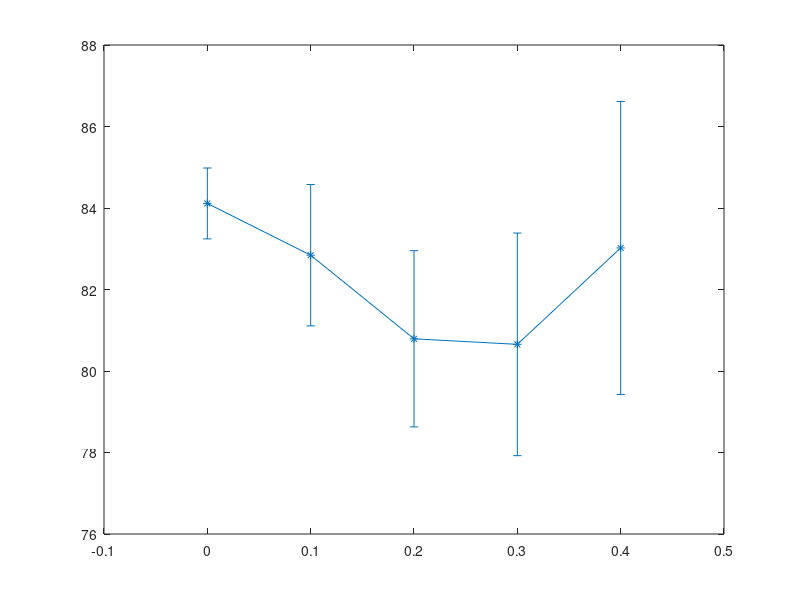

This chart was generated by the following MATLAB code: (Note: this script raises an error after producing the figure.)
clear all
Lambda = 0.0:0.1:0.4;
NoVMTL = [83.68 85.60 84.17 83.58 83.53];
Euclidean = [83.68 85.60 84.17 83.58 83.53;
             85.54 85.82 86.16 86.69 85.48;
             85.91 85.63 85.04 84.79 86.26;
             87.19 86.82 86.91 87.03 85.67;
             86.63 86.97 85.35 87.03 85.85];
TraceNorm = [83.68 85.60 84.17 83.58 83.53;
             79.51 80.78 82.40 80.72 75.93;
             75.87 76.37 75.65 75.16 77.02;
             74.47 76.77 75.53 77.99 76.18;
             75.96 76.43 75.75 75.22 75.93];
Cosine = [83.68 85.60 84.17 83.58 83.53;
          83.74 83.15 79.82 84.17 83.33;
          80.66 77.24 81.00 82.46 82.59;
          76.21 82.25 83.40 80.69 80.72;
          87.25 78.45 83.27 80.53 85.60];
      
%%
NoVMTL_M = mean(NoVMTL, 2);
Euclidean_M = mean(Euclidean, 2);
TraceNorm_M = mean(TraceNorm, 2);
Cosine_M = mean(Cosine, 2);
NoVMTL_std = std(NoVMTL, 0, 2);
Euclidean_std = std(Euclidean, 0, 2);
TraceNorm_std = std(TraceNorm, 0, 2);
Cosine_std = std(Cosine, 0, 2);
hold on;
box on;
errorbar(Lambda, Cosine_M, Cosine_std, '-*', 'linewidth', 2.5, 'CapSize',15)
errorbar(Lambda, Euclidean_M, Euclidean_std, '-*', 'linewidth', 2.5, 'CapSize',15)
errorbar(Lambda, TraceNorm_M, TraceNorm_std, '-*', 'linewidth', 2.5, 'CapSize',15)
errorbar(Lambda(1), NoVMTL_M, NoVMTL_std, '-*', 'linewidth', 2.5, 'CapSize',15)
legend('$\mathcal{L}_{Cos}$', '$\mathcal{L}_{2N}$', '$\mathcal{L}_{TN}$', 'No $\mathcal{L}_{MTL}$', 'Interpreter','latex')
xlabel('$\lambda$','Interpreter','latex')
ylabel('Test Accuracy')
set(gca,'XTick',0.0:0.1:0.4)

